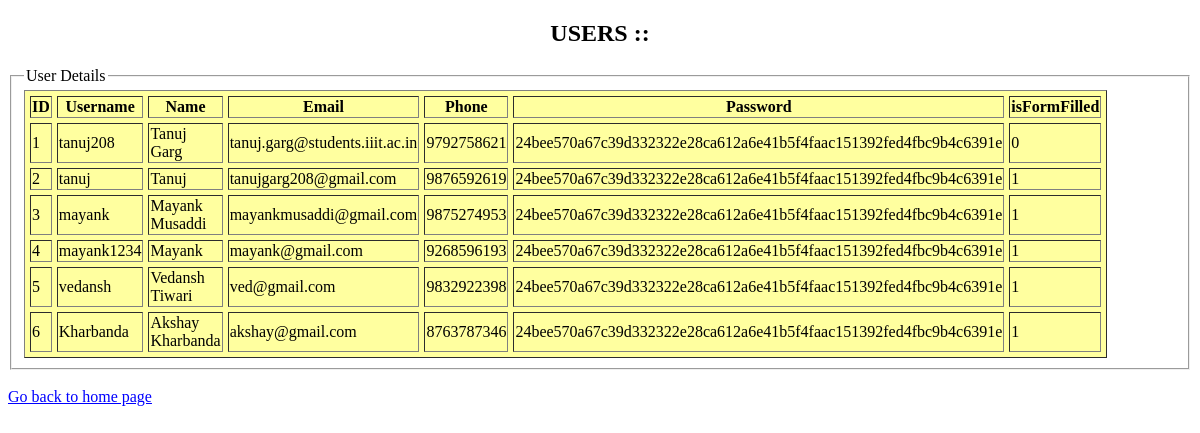
Before: /usertable with the older database file.
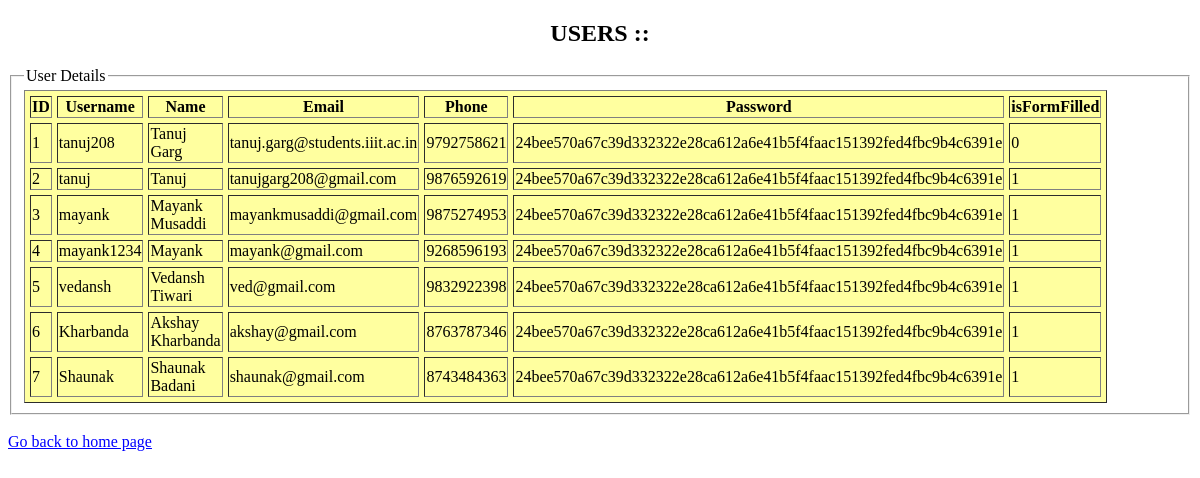
After: the same page with the newer database file.
### model.py (models this page shows)
class User(Base):
    __tablename__ = "user"
    id = Column('id', Integer, Sequence('user_id_seq'), primary_key=True)
    username = Column('username', String(255))
    name = Column('name', String(255))
    email = Column('email', String(255))
    mobile = Column('mobile', String(15))
    password = Column('password', String(255))
    isFormFilled = Column('isFormFilled', Integer)
    orders = relationship('Order', backref='user')
    logs = relationship('Logs', backref='user')

### app.py (the view)
@app.route('/usertable')
def usertable():
    user = sqlsession.query(User).all()
    return render_template('table.html', rows=user, message="USERS ::")

### templates/table.html
<!doctype html>
<html>
<h2 style = "text-align: center;">{{ message }}</h2>
<body link="blue">
<fieldset>
<legend>User Details</legend>
	<table border = 1 cellspacing=5 width=50% height=50px bgcolor="#ffff9f">
	<tr>
		<th>ID</td>
		<th>Username</th>
		<th>Name</td>
		<th>Email</td>
		<th>Phone</td>
		<th>Password</td>
		<th>isFormFilled</th>
	</tr>
	{% for row in rows if row["id"] %}
	<tr>
		<td>{{row["id"]}}</td>
		<td>{{row["username"]}}</td>
		<td>{{row["name"]}}</td>
		<td>{{row["email"]}}</td>
		<td>{{row["mobile"]}}</td>
		<td>{{row["password"]}}</td>
		<td>{{row["isFormFilled"]}}</td>
	</tr>
	{% else %}
	<h1> No user found! :( </h1>
	{% endfor %}
	</table>
</fieldset>
<br><a href = "/">Go back to home page</a>
</body>
</html>

Changed rows visible on the page:
added User: id "7", username "Shaunak", name "Shaunak Badani", email "shaunak@gmail.com", mobile "8743484363", password "24bee570a67c39d332322e28ca612a6e41b5f4faac151392fed4fbc9b4c6391e", isFormFilled "1"
